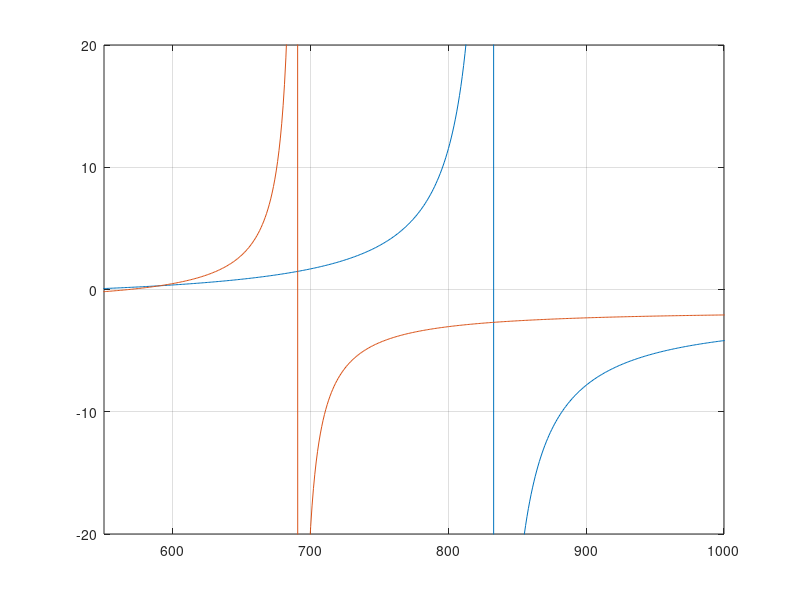

MATLAB code for this plot:
close all;

a0 = 5.29e-11;


if(1)
abg = -1405*a0./(1000*a0);
deltaB = 30;
B0 = 83.22;
alpha = 0.004;    
end

abg13 = -1727*a0./(1000*a0);
deltaB13 = 12.23;
B013 = 69.043;
alpha13 = 0.002;

xs = 1:0.1:2000;
a = abg .* (1+ (deltaB./(xs - B0))).*(1+alpha.*(xs - B0));
%a = abg .* (1+ (deltaB./(xs - B0)));
xs13 = 1:0.1:2000;
a13 = abg .* (1+ (deltaB13./(xs13 - B013))).*(1+alpha13.*(xs13 - B013));


plot(xs*10,a,'-');
grid on;
axis([550 1000 -20 20]);
hold on;
plot(xs13*10,a13,'-');

